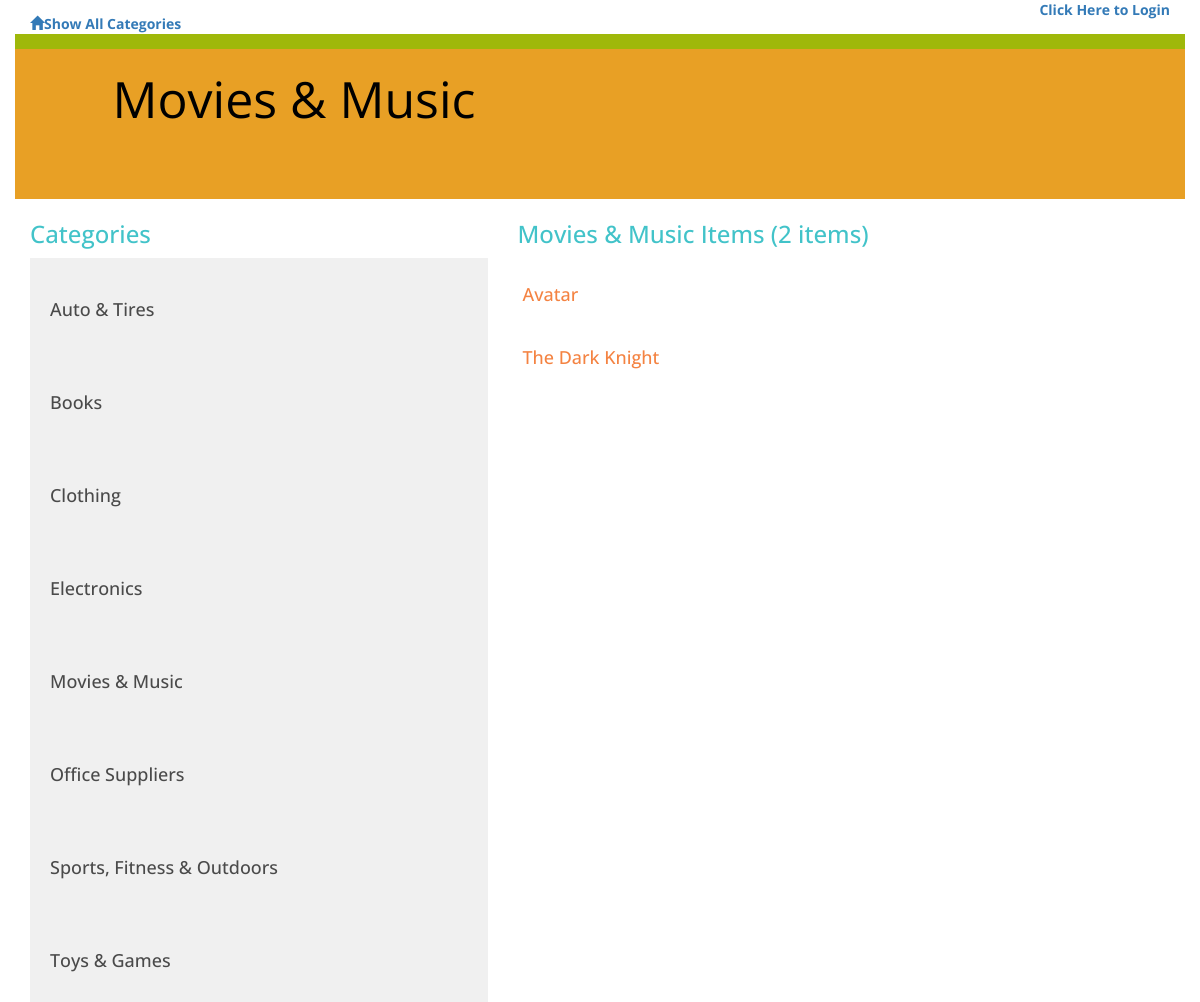
Page /categories/1/category/ on the committed database.
### catalog_database.py (models this page shows, shortened)
class Categories(Base):
    __tablename__ = 'category'
    id = Column(Integer, primary_key=True)
    name = Column(String(250), nullable=False)
    user_id = Column(Integer, ForeignKey('user.id'))
    user = relationship(User)

class Items(Base):
    __tablename__ = 'category_items'
    name = Column(String(80), nullable=False)
    id = Column(Integer, primary_key=True)
    description = Column(String(300))
    picture = Column(String(250))
    price = Column(String(8))
    created_date = Column(DateTime, default=datetime.datetime.utcnow)
    category_id = Column(Integer, ForeignKey('category.id'))
    category = relationship(Categories)
    user_id = Column(Integer, ForeignKey('user.id'))
    user = relationship(User)

### project.py (the view)
@app.route('/categories/<int:category_id>/')
@app.route('/categories/<int:category_id>/category/')
def showCategory(category_id):
    categories = session.query(Categories).order_by(asc(Categories.name))
    category = session.query(Categories).filter_by(id=category_id).one()
    items = session.query(Items).filter_by(category_id=category_id).all()
    count_item = session.query(Items).filter_by(category_id=category_id).count()
    logged_in = 'username' in login_session
    if 'username' not in login_session:
        return render_template('publicSpecificCategory.html', categories=categories, items=items,
                               category=category, logged_in=logged_in, count=count_item)
    else:
        return render_template('specificCategory.html', categories=categories, items=items,
                               category=category, logged_in=logged_in, username=login_session['username'],
                               count=count_item)

### templates/publicSpecificCategory.html (shortened to what this page needs)
{% extends "base.html" %}
{% block content %}
{% include "header.html" %}
    <div class="row divider green">
        <div class="col-md-12"></div>
    </div>
    <div class="row banner menu">
        <div class="col-md-11 col-md-offset-1 padding-none">
            <h1>{{category.name}}</h1>
        </div>
    </div>
        <div class="row sub-main">
            <div class="col-md-5">
                <h2>Categories</h2>
                {% for cat in categories %}
                <a href="{{url_for('showCategory', category_id = cat.id)}}">
                <div class="category-list">
                <h3>{{cat.name}}</h3>
                </div>
                </a>
                {% endfor %}
            </div>
            <div class="col-md-7">
                <h2>{{category.name}} Items ({{count}} items)</h2>
                {% for item in items %}
                <a href="{{url_for('showItem', category_id = category.id, item_id = item.id)}}">
                <div class="item-list">
                <h3>{{item.name}}</h3>
                </div>
                </a>
                {% endfor %}
            </div>
        </div>
{% endblock %}

### static/style.css (style rules this page uses)
* { font-family: 'Open Sans', sans-serif; font-weight: 700; }
h1 { font-family: 'Open Sans', Helvetica, Arial, sans-serif; font-size: 50px; color: #000000; line-height: 60px; font-weight: 400; }
h2 { font-size: 24px; color: #42C3C9; line-height: 29px; }
h3 { font-size: 18px; color: #4A4A4A; line-height: 23px; }
.padding-none { padding: 0; }
.divider { height: 15px; }
.divider.green { background-color: #9FB80A; }
.banner.menu { height: 150px; background-color: #e8a025; }
.category-list { background-color: #F0F0F0; padding: 20px; }
.item-list { padding: 5px; }
.item-list h3 { color: #f48342; }

### rows in the picture
Categories: name "Movies & Music"
Categories: name "Auto & Tires"
Categories: name "Books"
Categories: name "Clothing"
Categories: name "Electronics"
Categories: name "Office Suppliers"
Categories: name "Sports, Fitness & Outdoors"
Categories: name "Toys & Games"
Items: name "Avatar"
Items: name "The Dark Knight"

### other values in the picture
{{ count }} "2"
